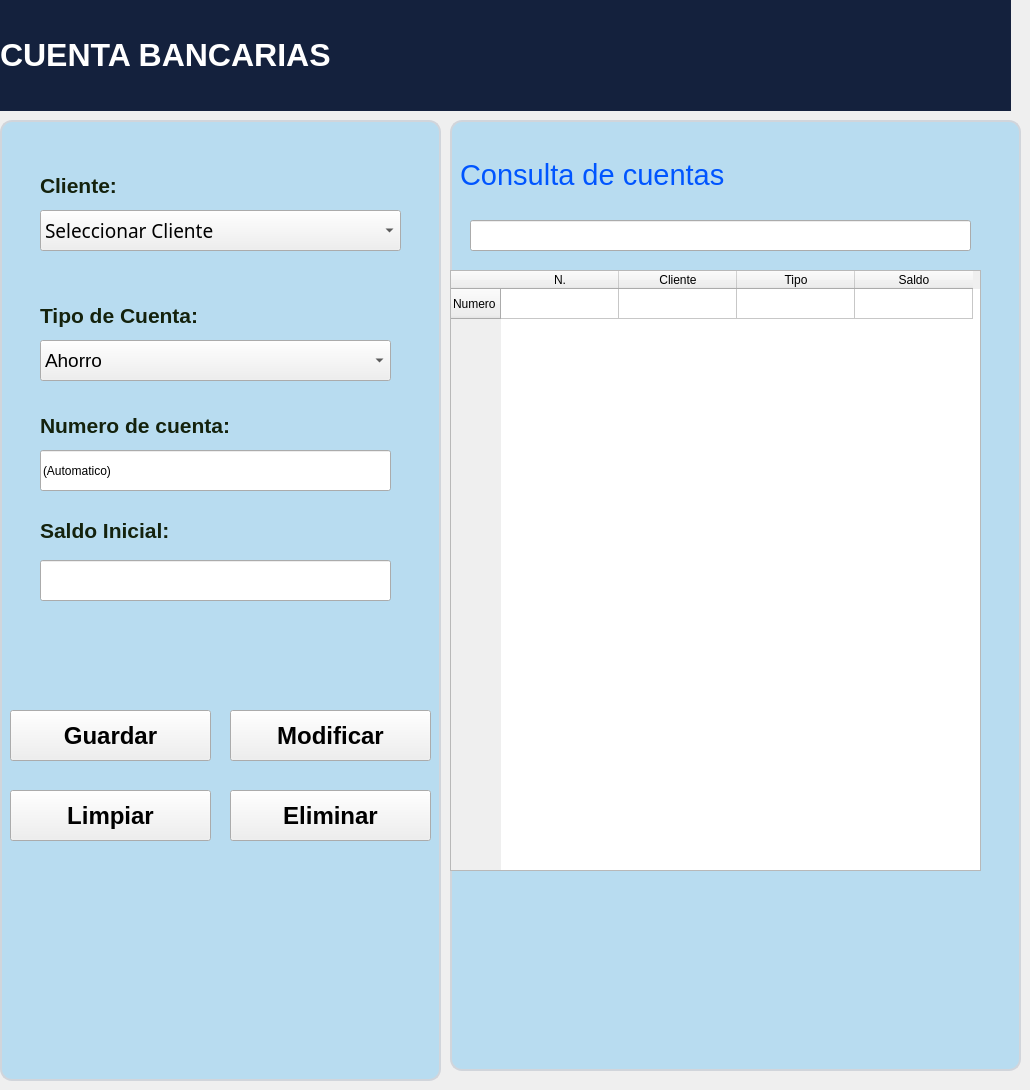
   <widget class="QWidget" name="pagina3">
    <widget class="QLabel" name="label_22">
     <property name="geometry">
      <rect>
       <x>0</x>
       <y>0</y>
       <width>1011</width>
       <height>111</height>
      </rect>
     </property>
     <property name="minimumSize">
      <size>
       <width>100</width>
       <height>70</height>
      </size>
     </property>
     <property name="font">
      <font>
       <pointsize>-1</pointsize>
       <weight>75</weight>
       <bold>true</bold>
      </font>
     </property>
     <property name="styleSheet">
      <string notr="true">background-color: #14213D;
color: white;
font-size: 18px;
font-weight: bold;</string>
     </property>
     <property name="text">
      <string/>
     </property>
    </widget>
    <widget class="QLabel" name="label_40">
     <property name="geometry">
      <rect>
       <x>0</x>
       <y>120</y>
       <width>441</width>
       <height>961</height>
      </rect>
     </property>
     <property name="font">
      <font>
       <pointsize>14</pointsize>
      </font>
     </property>
     <property name="styleSheet">
      <string notr="true">QLabel {
    background-color: #B8DCF0;
    color: #14220D;
    border: 2px solid #D1D5DB;
    border-radius: 12px;
    padding: 10px;
}</string>
     </property>
     <property name="text">
      <string/>
     </property>
    </widget>
    <widget class="QLabel" name="label_41">
     <property name="geometry">
      <rect>
       <x>450</x>
       <y>120</y>
       <width>571</width>
       <height>951</height>
      </rect>
     </property>
     <property name="minimumSize">
      <size>
       <width>0</width>
       <height>0</height>
      </size>
     </property>
     <property name="maximumSize">
      <size>
       <width>16777215</width>
       <height>16777215</height>
      </size>
     </property>
     <property name="styleSheet">
      <string notr="true">QLabel {
    background-color: #B8DCF0;
    color: #14220D;
    border: 2px solid #D1D5DB;
    border-radius: 12px;
    padding: 10px;
}</string>
     </property>
     <property name="text">
      <string/>
     </property>
    </widget>
    <widget class="QPushButton" name="pushButton_18">
     <property name="geometry">
      <rect>
       <x>230</x>
       <y>710</y>
       <width>201</width>
       <height>51</height>
      </rect>
     </property>
     <property name="font">
      <font>
       <pointsize>18</pointsize>
       <weight>75</weight>
       <bold>true</bold>
      </font>
     </property>
     <property name="text">
      <string>Modificar</string>
     </property>
     <property name="icon">
      <iconset>
       <normaloff>Imagenes/componer.png</normaloff>Imagenes/componer.png</iconset>
     </property>
     <property name="iconSize">
      <size>
       <width>50</width>
       <height>40</height>
      </size>
     </property>
    </widget>
    <widget class="QPushButton" name="pushButton_19">
     <property name="geometry">
      <rect>
       <x>10</x>
       <y>710</y>
       <width>201</width>
       <height>51</height>
      </rect>
     </property>
     <property name="font">
      <font>
       <pointsize>18</pointsize>
       <weight>75</weight>
       <bold>true</bold>
      </font>
     </property>
     <property name="text">
      <string>Guardar</string>
     </property>
     <property name="icon">
      <iconset>
       <normaloff>Imagenes/verificar.png</normaloff>Imagenes/verificar.png</iconset>
     </property>
     <property name="iconSize">
      <size>
       <width>50</width>
       <height>40</height>
      </size>
     </property>
    </widget>
    <widget class="QPushButton" name="pushButton_20">
     <property name="geometry">
      <rect>
       <x>230</x>
       <y>790</y>
       <width>201</width>
       <height>51</height>
      </rect>
     </property>
     <property name="font">
      <font>
       <pointsize>18</pointsize>
       <weight>75</weight>
       <bold>true</bold>
      </font>
     </property>
     <property name="text">
      <string>Eliminar</string>
     </property>
     <property name="icon">
      <iconset>
       <normaloff>Imagenes/borrar.png</normaloff>Imagenes/borrar.png</iconset>
     </property>
     <property name="iconSize">
      <size>
       <width>50</width>
       <height>40</height>
      </size>
     </property>
    </widget>
    <widget class="QPushButton" name="pushButton_21">
     <property name="geometry">
      <rect>
       <x>10</x>
       <y>790</y>
       <width>201</width>
       <height>51</height>
      </rect>
     </property>
     <property name="font">
      <font>
       <pointsize>18</pointsize>
       <weight>75</weight>
       <bold>true</bold>
      </font>
     </property>
     <property name="text">
      <string>Limpiar</string>
     </property>
     <property name="icon">
      <iconset>
       <normaloff>Imagenes/buscar.png</normaloff>Imagenes/buscar.png</iconset>
     </property>
     <property name="iconSize">
      <size>
       <width>50</width>
       <height>40</height>
      </size>
     </property>
    </widget>
    <widget class="QComboBox" name="comboBox">
     <property name="geometry">
      <rect>
       <x>40</x>
       <y>210</y>
       <width>361</width>
       <height>41</height>
      </rect>
     </property>
     <property name="font">
      <font>
       <family>Microsoft Yi Baiti</family>
       <pointsize>14</pointsize>
       <weight>50</weight>
       <bold>false</bold>
      </font>
     </property>
     <item>
      <property name="text">
       <string>Seleccionar Cliente</string>
      </property>
     </item>
    </widget>
    <widget class="QComboBox" name="comboBox_2">
     <property name="geometry">
      <rect>
       <x>40</x>
       <y>340</y>
       <width>351</width>
       <height>41</height>
      </rect>
     </property>
     <property name="font">
      <font>
       <pointsize>14</pointsize>
       <weight>50</weight>
       <bold>false</bold>
      </font>
     </property>
     <item>
      <property name="text">
       <string>Ahorro</string>
      </property>
     </item>
     <item>
      <property name="text">
       <string>Monetaria</string>
      </property>
     </item>
    </widget>
    <widget class="QLabel" name="label_42">
     <property name="geometry">
      <rect>
       <x>40</x>
       <y>170</y>
       <width>101</width>
       <height>31</height>
      </rect>
     </property>
     <property name="font">
      <font>
       <pointsize>16</pointsize>
       <weight>75</weight>
       <bold>true</bold>
      </font>
     </property>
     <property name="styleSheet">
      <string notr="true">color: #14220D;</string>
     </property>
     <property name="text">
      <string>Cliente:</string>
     </property>
    </widget>
    <widget class="QLabel" name="label_43">
     <property name="geometry">
      <rect>
       <x>40</x>
       <y>300</y>
       <width>221</width>
       <height>31</height>
      </rect>
     </property>
     <property name="font">
      <font>
       <pointsize>16</pointsize>
       <weight>75</weight>
       <bold>true</bold>
      </font>
     </property>
     <property name="styleSheet">
      <string notr="true">color: #14220D;</string>
     </property>
     <property name="text">
      <string>Tipo de Cuenta:</string>
     </property>
    </widget>
    <widget class="QLabel" name="label_44">
     <property name="geometry">
      <rect>
       <x>40</x>
       <y>410</y>
       <width>271</width>
       <height>31</height>
      </rect>
     </property>
     <property name="font">
      <font>
       <pointsize>16</pointsize>
       <weight>75</weight>
       <bold>true</bold>
      </font>
     </property>
     <property name="styleSheet">
      <string notr="true">color: #14220D;</string>
     </property>
     <property name="text">
      <string>Numero de cuenta:</string>
     </property>
    </widget>
    <widget class="QLabel" name="label_46">
     <property name="geometry">
      <rect>
       <x>40</x>
       <y>510</y>
       <width>211</width>
       <height>41</height>
      </rect>
     </property>
     <property name="font">
      <font>
       <pointsize>16</pointsize>
       <weight>75</weight>
       <bold>true</bold>
      </font>
     </property>
     <property name="styleSheet">
      <string notr="true">color: #14220D;</string>
     </property>
     <property name="text">
      <string>Saldo Inicial:</string>
     </property>
    </widget>
    <widget class="QLineEdit" name="lineEdit_8">
     <property name="geometry">
      <rect>
       <x>40</x>
       <y>450</y>
       <width>351</width>
       <height>41</height>
      </rect>
     </property>
     <property name="text">
      <string>(Automatico)</string>
     </property>
     <property name="readOnly">
      <bool>true</bool>
     </property>
    </widget>
    <widget class="QLineEdit" name="lineEdit_9">
     <property name="geometry">
      <rect>
       <x>40</x>
       <y>560</y>
       <width>351</width>
       <height>41</height>
      </rect>
     </property>
     <property name="text">
      <string/>
     </property>
    </widget>
    <widget class="QLabel" name="label_45">
     <property name="geometry">
      <rect>
       <x>460</x>
       <y>140</y>
       <width>361</width>
       <height>71</height>
      </rect>
     </property>
     <property name="font">
      <font>
       <pointsize>22</pointsize>
       <weight>50</weight>
       <bold>false</bold>
      </font>
     </property>
     <property name="text">
      <string>&lt;html&gt;&lt;head/&gt;&lt;body&gt;&lt;p&gt;&lt;span style=&quot; color: #0055FF;;&quot;&gt;Consulta de cuentas&lt;/span&gt;&lt;/p&gt;&lt;/body&gt;&lt;/html&gt;</string>
     </property>
    </widget>
    <widget class="QTableWidget" name="tableWidget_2">
     <property name="geometry">
      <rect>
       <x>450</x>
       <y>270</y>
       <width>531</width>
       <height>601</height>
      </rect>
     </property>
     <property name="minimumSize">
      <size>
       <width>30</width>
       <height>60</height>
      </size>
     </property>
     <property name="editTriggers">
      <set>QAbstractItemView::NoEditTriggers</set>
     </property>
     <attribute name="horizontalHeaderCascadingSectionResizes">
      <bool>false</bool>
     </attribute>
     <attribute name="horizontalHeaderDefaultSectionSize">
      <number>118</number>
     </attribute>
     <row>
      <property name="text">
       <string>Numero</string>
      </property>
     </row>
     <column>
      <property name="text">
       <string>N.</string>
      </property>
     </column>
     <column>
      <property name="text">
       <string>Cliente</string>
      </property>
     </column>
     <column>
      <property name="text">
       <string>Tipo</string>
      </property>
     </column>
     <column>
      <property name="text">
       <string>Saldo</string>
      </property>
     </column>
    </widget>
    <widget class="QLineEdit" name="lineEdit_10">
     <property name="geometry">
      <rect>
       <x>470</x>
       <y>220</y>
       <width>501</width>
       <height>31</height>
      </rect>
     </property>
    </widget>
    <widget class="QLabel" name="label_118">
     <property name="geometry">
      <rect>
       <x>0</x>
       <y>10</y>
       <width>851</width>
       <height>91</height>
      </rect>
     </property>
     <property name="font">
      <font>
       <pointsize>24</pointsize>
       <weight>75</weight>
       <bold>true</bold>
      </font>
     </property>
     <property name="text">
      <string>&lt;html&gt;&lt;head/&gt;&lt;body&gt;&lt;p&gt;&lt;span style=&quot; color:#ffffff;&quot;&gt;CUENTA BANCARIAS&lt;/span&gt;&lt;/p&gt;&lt;/body&gt;&lt;/html&gt;</string>
     </property>
    </widget>
   </widget>
